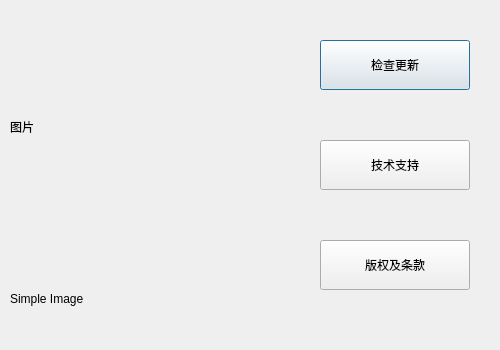
<?xml version="1.0" encoding="UTF-8"?>
<ui version="4.0">
 <class>AboutDialog</class>
 <widget class="QDialog" name="AboutDialog">
  <property name="enabled">
   <bool>true</bool>
  </property>
  <property name="geometry">
   <rect>
    <x>0</x>
    <y>0</y>
    <width>500</width>
    <height>350</height>
   </rect>
  </property>
  <property name="minimumSize">
   <size>
    <width>500</width>
    <height>350</height>
   </size>
  </property>
  <property name="maximumSize">
   <size>
    <width>500</width>
    <height>350</height>
   </size>
  </property>
  <property name="windowTitle">
   <string>关于-SimpleImage</string>
  </property>
  <property name="windowIcon">
   <iconset resource="../res/ImageDir.qrc">
    <normaloff>:/img/SimpleImage.svg</normaloff>:/img/SimpleImage.svg</iconset>
  </property>
  <widget class="QLabel" name="label_Pic">
   <property name="geometry">
    <rect>
     <x>10</x>
     <y>10</y>
     <width>233</width>
     <height>233</height>
    </rect>
   </property>
   <property name="text">
    <string>图片</string>
   </property>
  </widget>
  <widget class="QLabel" name="label_Text">
   <property name="geometry">
    <rect>
     <x>10</x>
     <y>273</y>
     <width>233</width>
     <height>51</height>
    </rect>
   </property>
   <property name="text">
    <string>Simple Image</string>
   </property>
  </widget>
  <widget class="QPushButton" name="pushButton">
   <property name="geometry">
    <rect>
     <x>320</x>
     <y>40</y>
     <width>150</width>
     <height>50</height>
    </rect>
   </property>
   <property name="styleSheet">
    <string notr="true">QPushButton
{
    border-image: url(:/img/ButtonNormal.png);
}
QPushButton:hover
{
    border-image: url(:/img/ButtonHover.png);
}
QPushButton:pressed
{
    border-image: url(:/img/ButtonPressed.png);
}
</string>
   </property>
   <property name="text">
    <string>检查更新</string>
   </property>
  </widget>
  <widget class="QPushButton" name="pushButton_2">
   <property name="geometry">
    <rect>
     <x>320</x>
     <y>140</y>
     <width>150</width>
     <height>50</height>
    </rect>
   </property>
   <property name="autoFillBackground">
    <bool>false</bool>
   </property>
   <property name="styleSheet">
    <string notr="true">QPushButton
{
    border-image: url(:/img/ButtonNormal.png);
}
QPushButton:hover
{
    border-image: url(:/img/ButtonHover.png);
}
QPushButton:pressed
{
    border-image: url(:/img/ButtonPressed.png);
}
color:rgb(18, 188, 255);
</string>
   </property>
   <property name="text">
    <string>技术支持</string>
   </property>
   <property name="checkable">
    <bool>false</bool>
   </property>
  </widget>
  <widget class="QPushButton" name="pushButton_3">
   <property name="geometry">
    <rect>
     <x>320</x>
     <y>240</y>
     <width>150</width>
     <height>50</height>
    </rect>
   </property>
   <property name="styleSheet">
    <string notr="true">QPushButton
{
    border-image: url(:/img/ButtonNormal.png);
}
QPushButton:hover
{
    border-image: url(:/img/ButtonHover.png);
}
QPushButton:pressed
{
    border-image: url(:/img/ButtonPressed.png);
}</string>
   </property>
   <property name="text">
    <string>版权及条款</string>
   </property>
  </widget>
 </widget>
 <resources>
  <include location="../res/ImageDir.qrc"/>
 </resources>
 <connections/>
</ui>
